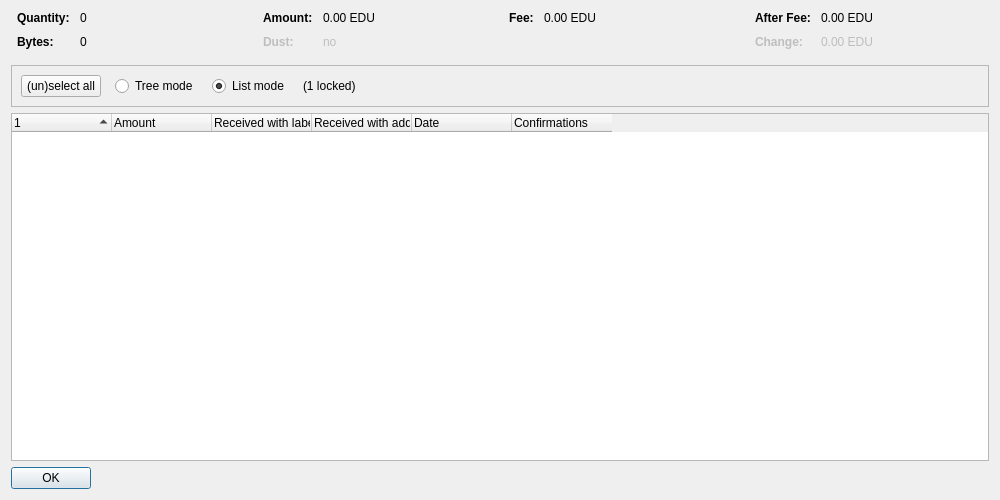
<?xml version="1.0" encoding="UTF-8"?>
<ui version="4.0">
 <class>CoinControlDialog</class>
 <widget class="QDialog" name="CoinControlDialog">
  <property name="geometry">
   <rect>
    <x>0</x>
    <y>0</y>
    <width>1000</width>
    <height>500</height>
   </rect>
  </property>
  <property name="windowTitle">
   <string>Coin Selection</string>
  </property>
  <layout class="QVBoxLayout" name="verticalLayout">
   <item>
    <layout class="QHBoxLayout" name="horizontalLayoutTop" stretch="0,0,0,0">
     <property name="topMargin">
      <number>0</number>
     </property>
     <property name="bottomMargin">
      <number>10</number>
     </property>
     <item>
      <layout class="QFormLayout" name="formLayoutCoinControl1">
       <property name="horizontalSpacing">
        <number>10</number>
       </property>
       <property name="verticalSpacing">
        <number>10</number>
       </property>
       <property name="leftMargin">
        <number>6</number>
       </property>
       <property name="rightMargin">
        <number>6</number>
       </property>
       <item row="0" column="0">
        <widget class="QLabel" name="labelCoinControlQuantityText">
         <property name="font">
          <font>
           <weight>75</weight>
           <bold>true</bold>
          </font>
         </property>
         <property name="text">
          <string>Quantity:</string>
         </property>
        </widget>
       </item>
       <item row="0" column="1">
        <widget class="QLabel" name="labelCoinControlQuantity">
         <property name="cursor">
          <cursorShape>IBeamCursor</cursorShape>
         </property>
         <property name="contextMenuPolicy">
          <enum>Qt::ActionsContextMenu</enum>
         </property>
         <property name="text">
          <string notr="true">0</string>
         </property>
         <property name="textInteractionFlags">
          <set>Qt::LinksAccessibleByMouse|Qt::TextSelectableByKeyboard|Qt::TextSelectableByMouse</set>
         </property>
        </widget>
       </item>
       <item row="1" column="0">
        <widget class="QLabel" name="labelCoinControlBytesText">
         <property name="font">
          <font>
           <weight>75</weight>
           <bold>true</bold>
          </font>
         </property>
         <property name="text">
          <string>Bytes:</string>
         </property>
        </widget>
       </item>
       <item row="1" column="1">
        <widget class="QLabel" name="labelCoinControlBytes">
         <property name="cursor">
          <cursorShape>IBeamCursor</cursorShape>
         </property>
         <property name="contextMenuPolicy">
          <enum>Qt::ActionsContextMenu</enum>
         </property>
         <property name="text">
          <string notr="true">0</string>
         </property>
         <property name="textInteractionFlags">
          <set>Qt::LinksAccessibleByMouse|Qt::TextSelectableByKeyboard|Qt::TextSelectableByMouse</set>
         </property>
        </widget>
       </item>
      </layout>
     </item>
     <item>
      <layout class="QFormLayout" name="formLayoutCoinControl2">
       <property name="horizontalSpacing">
        <number>10</number>
       </property>
       <property name="verticalSpacing">
        <number>10</number>
       </property>
       <property name="leftMargin">
        <number>6</number>
       </property>
       <property name="rightMargin">
        <number>6</number>
       </property>
       <item row="0" column="0">
        <widget class="QLabel" name="labelCoinControlAmountText">
         <property name="font">
          <font>
           <weight>75</weight>
           <bold>true</bold>
          </font>
         </property>
         <property name="text">
          <string>Amount:</string>
         </property>
        </widget>
       </item>
       <item row="0" column="1">
        <widget class="QLabel" name="labelCoinControlAmount">
         <property name="cursor">
          <cursorShape>IBeamCursor</cursorShape>
         </property>
         <property name="contextMenuPolicy">
          <enum>Qt::ActionsContextMenu</enum>
         </property>
         <property name="text">
          <string notr="true">0.00 EDU</string>
         </property>
         <property name="textInteractionFlags">
          <set>Qt::LinksAccessibleByMouse|Qt::TextSelectableByKeyboard|Qt::TextSelectableByMouse</set>
         </property>
        </widget>
       </item>
       <item row="1" column="0">
        <widget class="QLabel" name="labelCoinControlLowOutputText">
         <property name="enabled">
          <bool>false</bool>
         </property>
         <property name="font">
          <font>
           <weight>75</weight>
           <bold>true</bold>
          </font>
         </property>
         <property name="text">
          <string>Dust:</string>
         </property>
        </widget>
       </item>
       <item row="1" column="1">
        <widget class="QLabel" name="labelCoinControlLowOutput">
         <property name="enabled">
          <bool>false</bool>
         </property>
         <property name="cursor">
          <cursorShape>IBeamCursor</cursorShape>
         </property>
         <property name="contextMenuPolicy">
          <enum>Qt::ActionsContextMenu</enum>
         </property>
         <property name="text">
          <string notr="true">no</string>
         </property>
         <property name="textInteractionFlags">
          <set>Qt::LinksAccessibleByMouse|Qt::TextSelectableByKeyboard|Qt::TextSelectableByMouse</set>
         </property>
        </widget>
       </item>
      </layout>
     </item>
     <item>
      <layout class="QFormLayout" name="formLayoutCoinControl3">
       <property name="horizontalSpacing">
        <number>10</number>
       </property>
       <property name="verticalSpacing">
        <number>10</number>
       </property>
       <property name="leftMargin">
        <number>6</number>
       </property>
       <property name="rightMargin">
        <number>6</number>
       </property>
       <item row="0" column="0">
        <widget class="QLabel" name="labelCoinControlFeeText">
         <property name="font">
          <font>
           <weight>75</weight>
           <bold>true</bold>
          </font>
         </property>
         <property name="text">
          <string>Fee:</string>
         </property>
        </widget>
       </item>
       <item row="0" column="1">
        <widget class="QLabel" name="labelCoinControlFee">
         <property name="cursor">
          <cursorShape>IBeamCursor</cursorShape>
         </property>
         <property name="contextMenuPolicy">
          <enum>Qt::ActionsContextMenu</enum>
         </property>
         <property name="text">
          <string notr="true">0.00 EDU</string>
         </property>
         <property name="textInteractionFlags">
          <set>Qt::LinksAccessibleByMouse|Qt::TextSelectableByKeyboard|Qt::TextSelectableByMouse</set>
         </property>
        </widget>
       </item>
      </layout>
     </item>
     <item>
      <layout class="QFormLayout" name="formLayoutCoinControl4">
       <property name="horizontalSpacing">
        <number>10</number>
       </property>
       <property name="verticalSpacing">
        <number>10</number>
       </property>
       <property name="leftMargin">
        <number>6</number>
       </property>
       <property name="rightMargin">
        <number>6</number>
       </property>
       <item row="0" column="0">
        <widget class="QLabel" name="labelCoinControlAfterFeeText">
         <property name="font">
          <font>
           <weight>75</weight>
           <bold>true</bold>
          </font>
         </property>
         <property name="text">
          <string>After Fee:</string>
         </property>
        </widget>
       </item>
       <item row="0" column="1">
        <widget class="QLabel" name="labelCoinControlAfterFee">
         <property name="cursor">
          <cursorShape>IBeamCursor</cursorShape>
         </property>
         <property name="contextMenuPolicy">
          <enum>Qt::ActionsContextMenu</enum>
         </property>
         <property name="text">
          <string notr="true">0.00 EDU</string>
         </property>
         <property name="textInteractionFlags">
          <set>Qt::LinksAccessibleByMouse|Qt::TextSelectableByKeyboard|Qt::TextSelectableByMouse</set>
         </property>
        </widget>
       </item>
       <item row="1" column="0">
        <widget class="QLabel" name="labelCoinControlChangeText">
         <property name="enabled">
          <bool>false</bool>
         </property>
         <property name="font">
          <font>
           <weight>75</weight>
           <bold>true</bold>
          </font>
         </property>
         <property name="text">
          <string>Change:</string>
         </property>
        </widget>
       </item>
       <item row="1" column="1">
        <widget class="QLabel" name="labelCoinControlChange">
         <property name="enabled">
          <bool>false</bool>
         </property>
         <property name="cursor">
          <cursorShape>IBeamCursor</cursorShape>
         </property>
         <property name="contextMenuPolicy">
          <enum>Qt::ActionsContextMenu</enum>
         </property>
         <property name="text">
          <string notr="true">0.00 EDU</string>
         </property>
         <property name="textInteractionFlags">
          <set>Qt::LinksAccessibleByMouse|Qt::TextSelectableByKeyboard|Qt::TextSelectableByMouse</set>
         </property>
        </widget>
       </item>
      </layout>
     </item>
    </layout>
   </item>
   <item>
    <widget class="QFrame" name="frame">
     <property name="minimumSize">
      <size>
       <width>0</width>
       <height>40</height>
      </size>
     </property>
     <property name="frameShape">
      <enum>QFrame::StyledPanel</enum>
     </property>
     <property name="frameShadow">
      <enum>QFrame::Sunken</enum>
     </property>
     <layout class="QHBoxLayout" name="horizontalLayout">
      <item>
       <layout class="QHBoxLayout" name="horizontalLayoutPanel" stretch="0,0,0,0,0">
        <property name="spacing">
         <number>14</number>
        </property>
        <item>
         <widget class="QPushButton" name="pushButtonSelectAll">
          <property name="sizePolicy">
           <sizepolicy hsizetype="Maximum" vsizetype="Fixed">
            <horstretch>0</horstretch>
            <verstretch>0</verstretch>
           </sizepolicy>
          </property>
          <property name="text">
           <string>(un)select all</string>
          </property>
          <property name="autoDefault">
           <bool>false</bool>
          </property>
         </widget>
        </item>
        <item>
         <widget class="QRadioButton" name="radioTreeMode">
          <property name="sizePolicy">
           <sizepolicy hsizetype="Maximum" vsizetype="Fixed">
            <horstretch>0</horstretch>
            <verstretch>0</verstretch>
           </sizepolicy>
          </property>
          <property name="text">
           <string>Tree mode</string>
          </property>
         </widget>
        </item>
        <item>
         <widget class="QRadioButton" name="radioListMode">
          <property name="sizePolicy">
           <sizepolicy hsizetype="Maximum" vsizetype="Fixed">
            <horstretch>0</horstretch>
            <verstretch>0</verstretch>
           </sizepolicy>
          </property>
          <property name="text">
           <string>List mode</string>
          </property>
          <property name="checked">
           <bool>true</bool>
          </property>
         </widget>
        </item>
        <item>
         <widget class="QLabel" name="labelLocked">
          <property name="text">
           <string notr="true">(1 locked)</string>
          </property>
         </widget>
        </item>
        <item>
         <spacer name="horizontalSpacer">
          <property name="orientation">
           <enum>Qt::Horizontal</enum>
          </property>
          <property name="sizeHint" stdset="0">
           <size>
            <width>40</width>
            <height>20</height>
           </size>
          </property>
         </spacer>
        </item>
       </layout>
      </item>
     </layout>
    </widget>
   </item>
   <item>
    <widget class="CoinControlTreeWidget" name="treeWidget">
     <property name="contextMenuPolicy">
      <enum>Qt::CustomContextMenu</enum>
     </property>
     <property name="sortingEnabled">
      <bool>false</bool>
     </property>
     <property name="columnCount">
      <number>6</number>
     </property>
     <attribute name="headerShowSortIndicator" stdset="0">
      <bool>true</bool>
     </attribute>
     <attribute name="headerStretchLastSection">
      <bool>false</bool>
     </attribute>
     <column>
      <property name="text">
       <string/>
      </property>
     </column>
     <column>
      <property name="text">
       <string>Amount</string>
      </property>
     </column>
     <column>
      <property name="text">
       <string>Received with label</string>
      </property>
     </column>
     <column>
      <property name="text">
       <string>Received with address</string>
      </property>
     </column>
     <column>
      <property name="text">
       <string>Date</string>
      </property>
     </column>
     <column>
      <property name="text">
       <string>Confirmations</string>
      </property>
      <property name="toolTip">
       <string>Confirmed</string>
      </property>
     </column>
     <column>
      <property name="text">
       <string/>
      </property>
     </column>
     <column>
      <property name="text">
       <string/>
      </property>
     </column>
     <column>
      <property name="text">
       <string/>
      </property>
     </column>
     <column>
      <property name="text">
       <string/>
      </property>
     </column>
    </widget>
   </item>
   <item>
    <widget class="QDialogButtonBox" name="buttonBox">
     <property name="sizePolicy">
      <sizepolicy hsizetype="Maximum" vsizetype="Fixed">
       <horstretch>0</horstretch>
       <verstretch>0</verstretch>
      </sizepolicy>
     </property>
     <property name="orientation">
      <enum>Qt::Horizontal</enum>
     </property>
     <property name="standardButtons">
      <set>QDialogButtonBox::Ok</set>
     </property>
    </widget>
   </item>
  </layout>
 </widget>
 <customwidgets>
  <customwidget>
   <class>CoinControlTreeWidget</class>
   <extends>QTreeWidget</extends>
   <header>qt/coincontroltreewidget.h</header>
  </customwidget>
 </customwidgets>
 <resources/>
 <connections/>
</ui>
